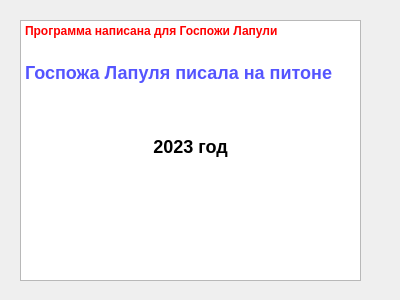
<?xml version="1.0" encoding="UTF-8"?>
<ui version="4.0">
 <class>About</class>
 <widget class="QDialog" name="About">
  <property name="geometry">
   <rect>
    <x>0</x>
    <y>0</y>
    <width>400</width>
    <height>300</height>
   </rect>
  </property>
  <property name="windowTitle">
   <string>Dialog</string>
  </property>
  <widget class="QTextBrowser" name="textBrowser">
   <property name="geometry">
    <rect>
     <x>20</x>
     <y>20</y>
     <width>341</width>
     <height>261</height>
    </rect>
   </property>
   <property name="html">
    <string>&lt;!DOCTYPE HTML PUBLIC &quot;-//W3C//DTD HTML 4.0//EN&quot; &quot;http://www.w3.org/TR/REC-html40/strict.dtd&quot;&gt;
&lt;html&gt;&lt;head&gt;&lt;meta name=&quot;qrichtext&quot; content=&quot;1&quot; /&gt;&lt;style type=&quot;text/css&quot;&gt;
p, li { white-space: pre-wrap; }
&lt;/style&gt;&lt;/head&gt;&lt;body style=&quot; font-family:'Noto Sans'; font-size:10pt; font-weight:400; font-style:normal;&quot;&gt;
&lt;p style=&quot; margin-top:0px; margin-bottom:0px; margin-left:0px; margin-right:0px; -qt-block-indent:0; text-indent:0px;&quot;&gt;&lt;span style=&quot; font-size:x-large; font-weight:600; color:#ff0000; vertical-align:super;&quot;&gt;Программа написана для Госпожи Лапули&lt;/span&gt;&lt;/p&gt;
&lt;h2 style=&quot; margin-top:16px; margin-bottom:12px; margin-left:0px; margin-right:0px; -qt-block-indent:0; text-indent:0px;&quot;&gt;&lt;span style=&quot; font-size:x-large; font-weight:600; color:#5555ff;&quot;&gt;Госпожа Лапуля писала на питоне&lt;/span&gt;&lt;/h2&gt;
&lt;h2 style=&quot;-qt-paragraph-type:empty; margin-top:16px; margin-bottom:12px; margin-left:0px; margin-right:0px; -qt-block-indent:0; text-indent:0px; font-size:x-large; font-weight:600; color:#5555ff;&quot;&gt;&lt;br /&gt;&lt;/h2&gt;
&lt;h2 align=&quot;center&quot; style=&quot; margin-top:16px; margin-bottom:12px; margin-left:0px; margin-right:0px; -qt-block-indent:0; text-indent:0px;&quot;&gt;&lt;span style=&quot; font-size:x-large; font-weight:600;&quot;&gt;2023 год&lt;/span&gt;&lt;/h2&gt;&lt;/body&gt;&lt;/html&gt;</string>
   </property>
  </widget>
 </widget>
 <resources/>
 <connections/>
</ui>
